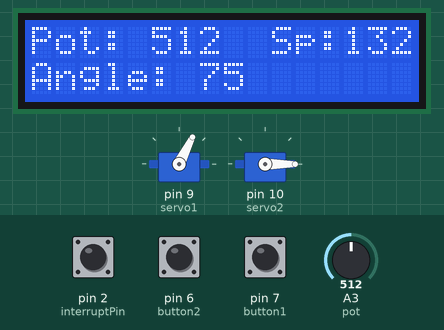
Simulated run of this sketch. Board: Arduino Uno, built with avr-gcc and run on an emulated ATmega328P. Parts: 16×2 character LCD, 2 × servo. The test bench sets the inputs (shaded band); at power-on: A3 (pot) = 512, pin 2 (interruptPin) HIGH, pin 6 (button2) HIGH, pin 7 (button1) HIGH. What the sketch prints to the serial monitor is not drawn.

Above: at 0.54 s.
1.3 s: A3 (pot) set to 0
At 6.52 s:
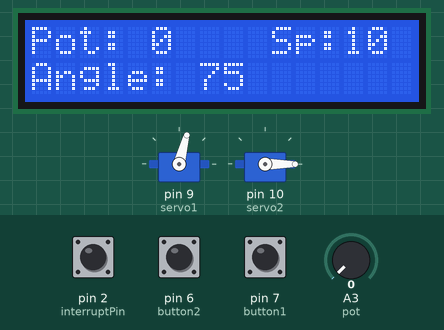
8.5 s: A3 (pot) set to 110
At 11.75 s:
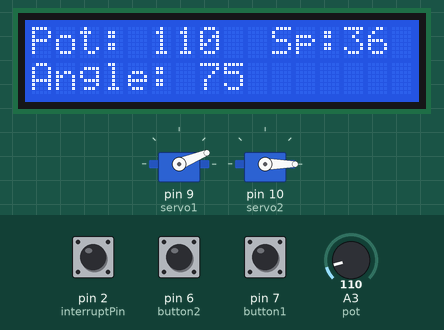
12.1 s: pin 2 (interruptPin) pulled LOW for 0.95 s
At 12.35 s:
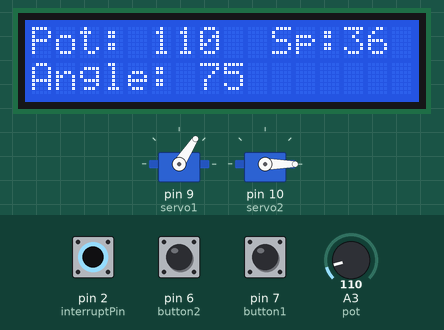
14.5 s: pin 6 (button2) pulled LOW for 0.95 s
At 16.6 s:
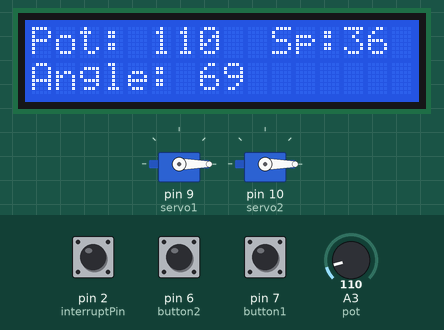
16.9 s: pin 7 (button1) pulled LOW for 3.2 s
At 21.4 s:
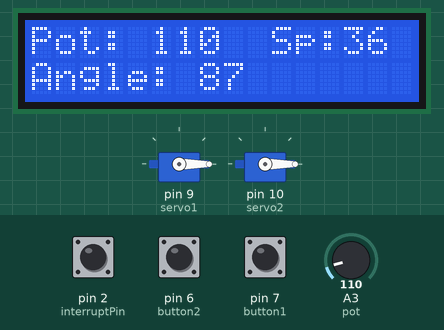
Timing chart, 0 to 22.6 s (numbered marks = the images above; inputs shaded):
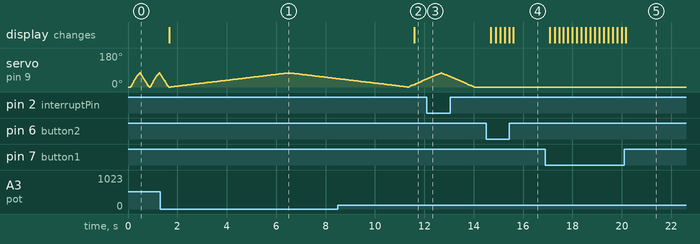

The sketch:

Ventilator_project_LCD_POT_SERVO.ino
```cpp
// © 2021 Noora - All Rights Reserved
// Originally Developed: November 27, 2021
// Uploaded to GitHub: 2024
// This code is part of the Arduino Ventilator System

#include <LCD_I2C.h>
LCD_I2C lcd(0x27); // Default address of most PCF8574 modules, change according
#include <VarSpeedServo.h>
VarSpeedServo servo1, servo2;
int pot = A3;
int button1 = 7;
int button2 = 6;
int Speed = 0;
int Angle = 75;
int AnglePos = 0;
int pos = 0;
bool stp = true;
const byte interruptPin = 2;

void setup()
{
  Serial.begin(9600);
  lcd.begin();
  lcd.backlight();
  pinMode(pot, INPUT);
  pinMode(button1, INPUT_PULLUP);
  pinMode(button2, INPUT_PULLUP);
  servo1.attach(9);
  servo1.write(0);
  servo2.attach(10);
  servo2.write(0);
  pinMode(interruptPin, INPUT_PULLUP);
  attachInterrupt(digitalPinToInterrupt(interruptPin), StpStrt, FALLING);
}

void loop()
{

  int potVal = analogRead(pot);
  // Serial.println(potVal);
  lcd.setCursor(0, 0);
  lcd.print("Pot: ");
  lcd.setCursor(5, 0);
  lcd.print(potVal);
  if (potVal < 1000)
  {
    lcd.setCursor(8, 0);
    lcd.print(" ");
  }
  if (potVal < 100)
  {
    lcd.setCursor(7, 0);
    lcd.print("  ");
  }
  if (potVal < 10)
  {
    lcd.setCursor(6, 0);
    lcd.print("   ");
  }

  Speed = map(potVal, 0, 1023, 10, 255);
  lcd.setCursor(10, 0);
  lcd.print("Sp:");
  lcd.setCursor(13, 0);
  lcd.print(Speed);
  if (Speed < 100)
  {
    lcd.setCursor(15, 0);
    lcd.print(" ");
  }
  if (Speed < 10)
  {
    lcd.setCursor(14, 0);
    lcd.print("  ");
  }

  if (digitalRead(button1) == LOW)
  {
    if (Angle != 150)
    {
      Angle++;
      delay(150);
    }
  }
  if (digitalRead(button2) == LOW)
  {
    if (Angle != 0)
    {
      Angle--;
      delay(150);
    }
  }
  lcd.setCursor(0, 1);
  lcd.print("Angle: ");
  lcd.setCursor(7, 1);
  lcd.print(Angle);
  if (Angle < 100)
  {
    lcd.setCursor(9, 1);
    lcd.print(" ");
  }
  if (Angle < 10)
  {
    lcd.setCursor(8, 1);
    lcd.print("  ");
  }

  Serial.println(Speed);
  if (stp == false)
  {
    servo1.stop();
  }
  if (stp == true)
  {
    servo1.write(Angle, Speed, true);
    servo1.write(0, Speed, true);
  }
}

void StpStrt()
{
  stp = !stp;
  delay(1000);
}
```

Measured:
- after the input at 1.3 s, the display: changes after 0.38 s (image 1)
- after the input at 8.5 s, the display: changes after 3.1 s (image 2)
- after the input at 12.1 s, servo on pin 9 (servo1): goes on until 14.0 s, then stays 0°
- after the input at 14.5 s, the display: first changes after 0.19 s (image 4 shows a later state)
- after the input at 16.9 s, the display: first changes after 0.17 s (image 5 shows a later state)
